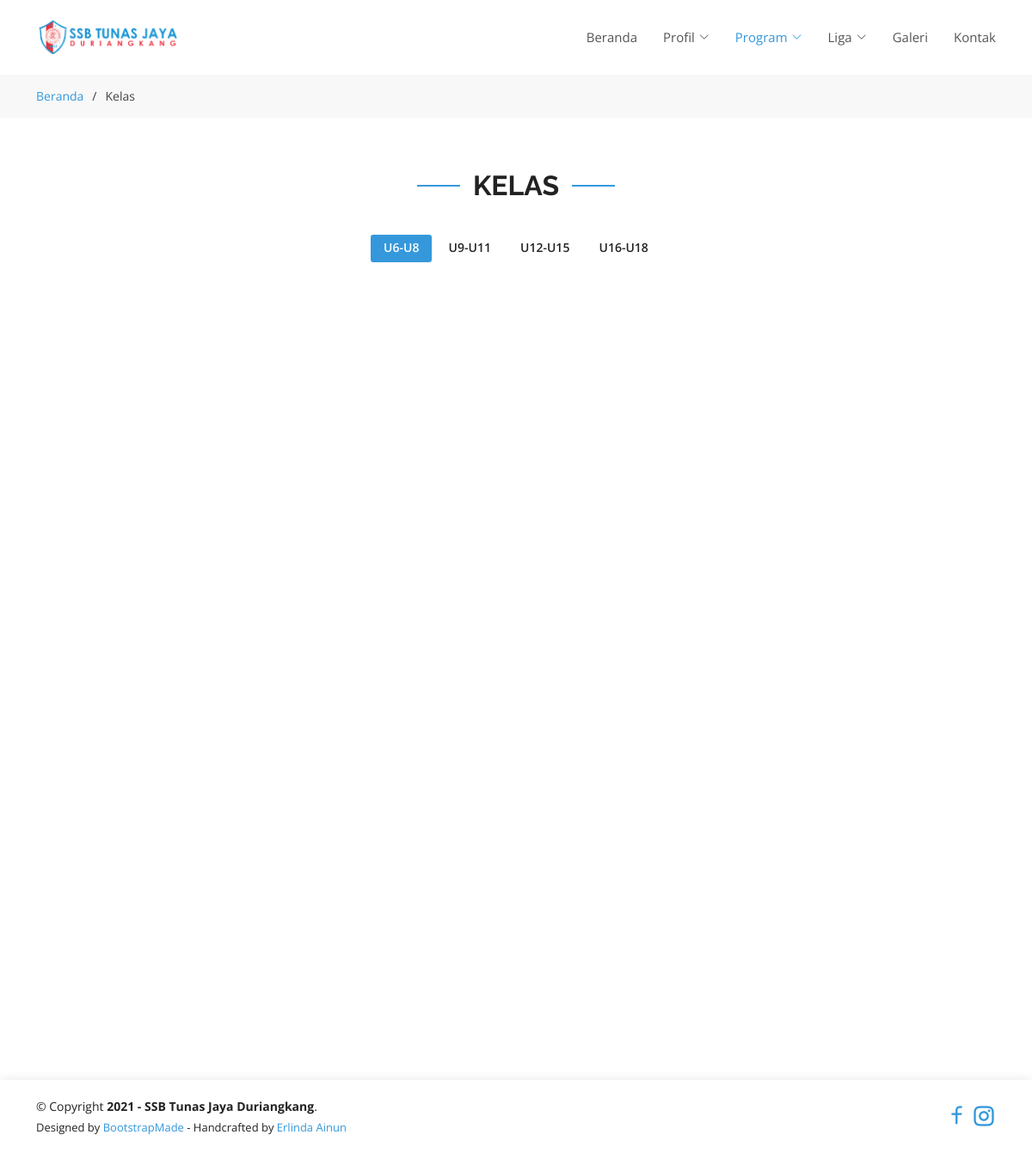
The page /class.php on the database as committed earlier.
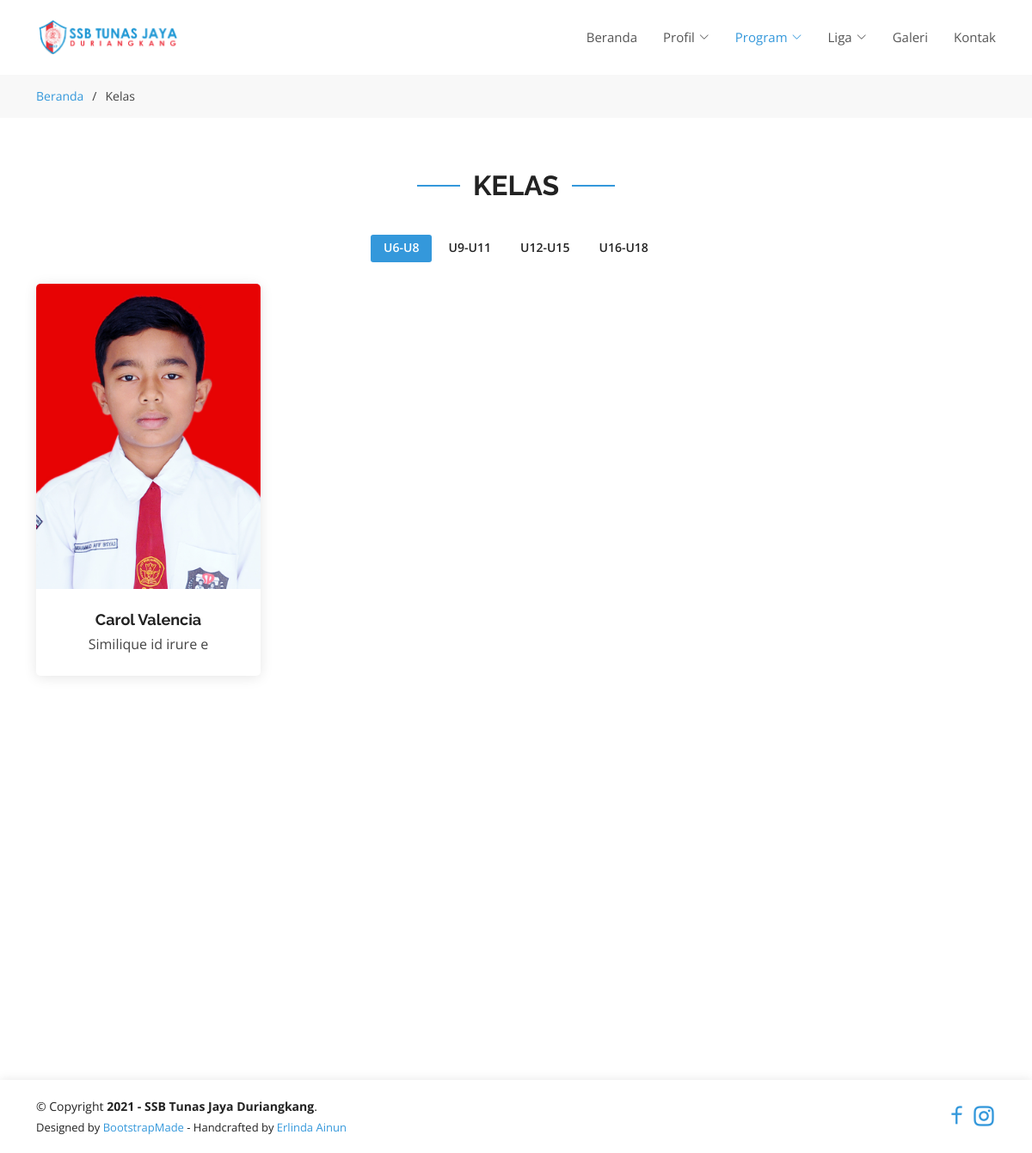
The same page on the database as committed later.
### tables this page shows
CREATE TABLE `members` (
  `id` int(11) NOT NULL,
  `name` varchar(255) DEFAULT NULL,
  `nisn` int(20) DEFAULT NULL,
  `birth_date` date DEFAULT NULL,
  `birth_place` varchar(255) DEFAULT NULL,
  `class_type` varchar(255) DEFAULT NULL,
  `gender_id` int(10) UNSIGNED NOT NULL,
  `religion` varchar(45) DEFAULT NULL,
  `address` varchar(45) DEFAULT NULL,
  `height` varchar(45) DEFAULT NULL,
  `weight` varchar(45) DEFAULT NULL,
  `phone_number` varchar(45) DEFAULT NULL,
  `image_path` text DEFAULT NULL,
  `position` varchar(45) DEFAULT NULL,
  `reason` varchar(45) DEFAULT NULL,
  `notes` varchar(255) DEFAULT NULL,
  `status` varchar(32) DEFAULT NULL,
  `created_at` timestamp NULL DEFAULT NULL,
  `updated_at` timestamp NULL DEFAULT NULL
);

### class.php (the view, shortened to what this page needs)
<!DOCTYPE html>
<html lang="en">
<head>
  <?php include 'connection.php'; ?>
  <link href="assets/vendor/aos/aos.css" rel="stylesheet">
  <link href="assets/vendor/bootstrap/css/bootstrap.min.css" rel="stylesheet">
  <link href="assets/vendor/bootstrap-icons/bootstrap-icons.css" rel="stylesheet">
  <link href="assets/vendor/boxicons/css/boxicons.min.css" rel="stylesheet">
  <link href="assets/vendor/glightbox/css/glightbox.min.css" rel="stylesheet">
  <link href="assets/vendor/remixicon/remixicon.css" rel="stylesheet">
  <link href="assets/vendor/swiper/swiper-bundle.min.css" rel="stylesheet">
  <link href="assets/css/style.css" rel="stylesheet">
</head>
<body>
  <?php include 'header.php'; ?>
  <main id="main">
    <section id="breadcrumbs" class="breadcrumbs">
      <div class="container">
        <div class="d-flex justify-content-between align-items-center">
          <ol>
            <li><a href="/">Beranda</a></li>
            <li>Kelas</li>
          </ol>
        </div>
      </div>
    </section>
    <section id="portfolio" class="portfolio">
      <div class="container">
        <div class="section-title" data-aos="fade-up">
          <h2>Kelas</h2>
        </div>
        <div class="row aos-init" data-aos="fade-up" data-aos-delay="100">
          <div class="col-lg-12 d-flex justify-content-center">
            <ul id="portfolio-flters">
              <li data-filter=".filter-U6-U8" class="filter-active">U6-U8</li>
              <li data-filter=".filter-U9-U11">U9-U11</li>
              <li data-filter=".filter-U12-U15">U12-U15</li>
              <li data-filter=".filter-U16-U18">U16-U18</li>
            </ul>
          </div>
        </div>
        <div class="row portfolio-container aos-init" data-aos="fade-up" data-aos-delay="200" style="position: relative; height: 891px;">
          <?php
          $sql = 'SELECT * FROM `members`';
          $result = $conn->query($sql);
          while ($row = $result->fetch_assoc()) {
            $image_path = str_replace('..', '', $row['image_path']);
            $src = 'http://' . $_SERVER['HTTP_HOST'] . $image_path;
          ?>
            <div class="col-lg-3 col-md-6 portfolio-item filter-<?php echo $row['class_type'] ?>" style="position: absolute; left: 0px; top: 0px;">
              <div class="member aos-init aos-animate" data-aos="fade-up" data-aos-delay="100">
                <div class="member-img">
                  <img src="<?php echo $src ?>" class="img-fluid" alt="">
                </div>
                <div class="member-info">
                  <h4><?php echo $row['name'] ?></h4>
                  <span><?php echo $row['position'] ?></span>
                </div>
              </div>
            </div>
          <?php } ?>
        </div>
      </div>
    </section>
  </main>
  <?php include 'footer.php'; ?>
</body>
</html>

Rows that differ between the two databases and show on the page:
added members: image_path (picture), name "Carol Valencia", position "Similique id irure e"
